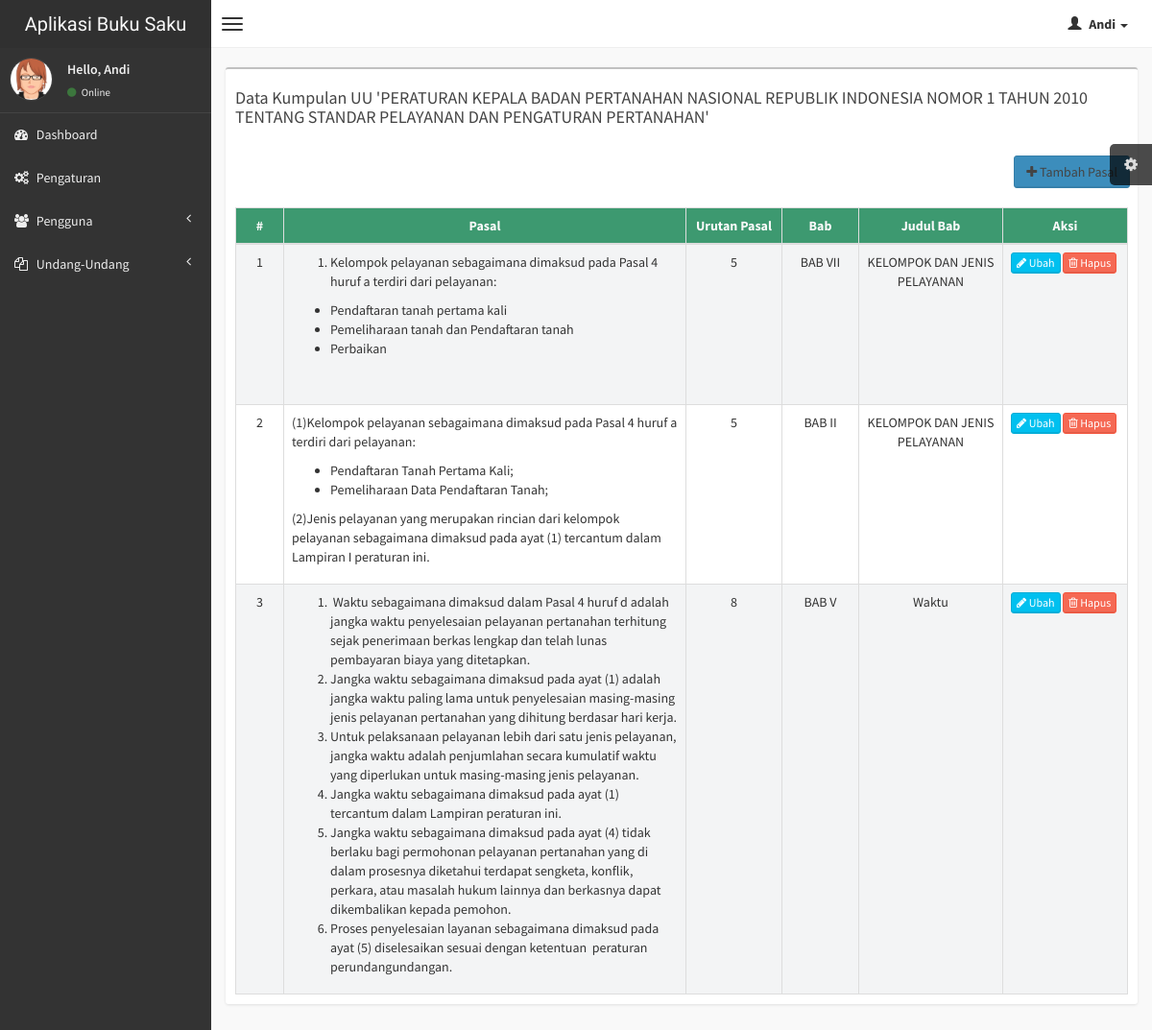
The app's page /pages/form_tambah_pasal_per_nama_uu.php?id=25 (signed in) with its own data.
### tables this page shows
CREATE TABLE `tb_nama_uu` (
  `id` int(11) NOT NULL,
  `nama_uu` varchar(255) NOT NULL,
  `status` varchar(10) NOT NULL,
  `tanggal_pembuatan` timestamp NOT NULL DEFAULT current_timestamp() ON UPDATE current_timestamp()
);

CREATE TABLE `tb_pasal` (
  `id_pasal` int(10) NOT NULL,
  `nomor_bab` varchar(50) NOT NULL,
  `judul_bab` varchar(100) NOT NULL,
  `nomor_urut_pasal` int(3) NOT NULL,
  `isi_pasal` varchar(2000) NOT NULL,
  `nama_uu_pasal` varchar(300) NOT NULL,
  `tanggal_pembuatan` timestamp NOT NULL DEFAULT current_timestamp() ON UPDATE current_timestamp()
);

### pages/form_tambah_pasal_per_nama_uu.php (the view, shortened to what this page needs)
<?php
include '../connect/koneksi.php';
$get_id = $_GET['id'];
?>
<!DOCTYPE html>
<html>
<head>
  <link href="../css/bootstrap.min.css" rel="stylesheet" type="text/css" />
  <link href="../css/font-awesome.min.css" rel="stylesheet" type="text/css" />
  <link href="../css/ionicons.min.css" rel="stylesheet" type="text/css" />
  <link href="../css/morris/morris.css" rel="stylesheet" type="text/css" />
  <link href="../css/jvectormap/jquery-jvectormap-1.2.2.css" rel="stylesheet" type="text/css" />
  <link href="../css/fullcalendar/fullcalendar.css" rel="stylesheet" type="text/css" />
  <link href="../css/daterangepicker/daterangepicker-bs3.css" rel="stylesheet" type="text/css" />
  <link href="../css/bootstrap-wysihtml5/bootstrap3-wysihtml5.min.css" rel="stylesheet" type="text/css" />
  <link href="../css/AdminLTE.css" rel="stylesheet" type="text/css" />
</head>
<body class="skin-black">
  <header class="header">
    <a href="#" class="logo">
      Aplikasi Buku Saku
    </a>
    <nav class="navbar navbar-static-top" role="navigation">
      <a href="#" class="navbar-btn sidebar-toggle" data-toggle="offcanvas" role="button">
        <span class="icon-bar"></span>
        <span class="icon-bar"></span>
        <span class="icon-bar"></span>
      </a>
      <div class="navbar-right">
        <ul class="nav navbar-nav">
          <li class="dropdown user user-menu">
            <a href="#" class="dropdown-toggle" data-toggle="dropdown">
              <i class="glyphicon glyphicon-user"></i>
              <span><?= $_SESSION['nama']; ?> <i class="caret"></i></span>
            </a>
          </li>
        </ul>
      </div>
    </nav>
  </header>
  <div class="wrapper row-offcanvas row-offcanvas-left">
    <aside class="left-side sidebar-offcanvas">
      <section class="sidebar">
        <div class="user-panel">
          <div class="pull-left image">
            <img src="../img/avatar3.png" class="img-circle" alt="User Image" />
          </div>
          <div class="pull-left info">
            <p>Hello, <?= $_SESSION['nama']; ?></p>
            <a href="#"><i class="fa fa-circle text-success"></i> Online</a>
          </div>
        </div>
        <ul class="sidebar-menu">
          <li>
            <a href="../pages/dashboard.php">
              <i class="fa fa-dashboard"></i> <span>Dashboard</span>
            </a>
          </li>
          <li>
            <a href="../pages/pengaturan.php">
              <i class="fa fa-cogs"></i><span> Pengaturan</span>
            </a>
          </li>
          <li class="treeview">
            <a href="#">
              <i class="fa fa-users"></i>
              <span>Pengguna</span>
              <i class="fa fa-angle-left pull-right"></i>
            </a>
          </li>
          <li class="treeview">
            <a href="#">
              <i class="fa fa-copy"></i>
              <span>Undang-Undang</span>
              <i class="fa fa-angle-left pull-right"></i>
            </a>
          </li>
        </ul>
      </section>
    </aside>
    <aside class="right-side">
      <section class="content">
        <div class="row">
          <div class="col-xs-12">
            <div class="box">
              <div class="box-header justify-content-between ml-auto">
                <?php
                $result = mysqli_query($con, "SELECT * FROM tb_nama_uu WHERE id= '$get_id'");
                while ($dt = mysqli_fetch_array($result)) :
                  $db_nama_uu = $dt['nama_uu'];
                ?>
                  <h4 class="box-body">Data Kumpulan UU '<?= $dt['nama_uu'] ?>'</h4>
                  <a href="../pages/form_tambah_pasal.php?id=<?= $dt['id']; ?>" class="btn btn-primary pull-right" style="margin-top: 10px; margin-right: 8px;"><i class="fa fa-plus"></i> Tambah Pasal</a>
                <?php
                endwhile;
                ?>
              </div>
              <div class="box-body table-responsive ">
                <table id="example1" class="table table-bordered table-striped">
                  <thead class="bg-olive">
                    <tr>
                      <th class="text-center" width="50px">#</th>
                      <th class="text-center">Pasal</th>
                      <th class="text-center" width="100px">Urutan Pasal</th>
                      <th class="text-center" width="80px"> Bab</th>
                      <th class="text-center" width="150px">Judul Bab</th>
                      <th class="text-center" width="130px">Aksi</th>
                    </tr>
                  </thead>
                  <tbody>
                    <?php
                    $no = 1;
                    $select_tb_pasal = mysqli_query($con, "SELECT * from tb_pasal WHERE nama_uu_pasal = '$db_nama_uu' ORDER BY nomor_urut_pasal ASC");
                    if (mysqli_num_rows($select_tb_pasal) > 0) {
                      while ($data = mysqli_fetch_array($select_tb_pasal)) {
                        $id_pasal = $data['id_pasal'];
                    ?>
                        <tr>
                          <td class="text-center"><?= $no++; ?></td>
                          <td><?= $data['isi_pasal']; ?></td>
                          <td class="text-center"><?= $data['nomor_urut_pasal']; ?></td>
                          <td class="text-center"><?= $data['nomor_bab']; ?></td>
                          <td class="text-center"><?= $data['judul_bab']; ?></td>
                          <td>
                            <a href="../pages/form_tambah_pasal.php?id=<?=$get_id?>&id_pasal=<?=$id_pasal?>" class="btn btn-info btn-xs"><i class="fa fa-pencil"></i> Ubah</a>
                            <a onclick="return confirm('Anda yakin ingin menghapus data ini ?')" href="../proses/hapus_pasal_per_nama_uu.php?id=<?=$get_id?>&id_pasal=<?=$id_pasal?>" class="btn btn-danger btn-xs"><i class="fa fa-trash-o"></i> Hapus</a>
                          </td>
                        </tr>
                    <?php
                      }
                    } else {
                      echo '
												<tr>
												<td colspan="6" class="text-center">Tidak ada data.</td>
												</tr>
												';
                    }
                    ?>
                  </tbody>
                </table>
              </div>
            </div>
          </div>
        </div>
  </div>
</body>
</html>

### records on screen
tb_nama_uu: nama_uu "PERATURAN KEPALA BADAN PERTANAHAN NASIONAL REPUBLIK INDONESIA NOMOR 1 TAHUN 2010 TENTANG STANDAR PELAYANAN DAN PENGATURAN PERTANAHAN"
tb_pasal: isi_pasal "Kelompok pelayanan sebagaimana dimaksud pada Pasal 4 huruf a terdiri dari pelayanan: Pendaftaran tanah pertama kali Pemeliharaan tanah dan Pendaftaran tanah Perbaikan", nomor_urut_pasal "5", nomor_bab "BAB VII", judul_bab "KELOMPOK DAN JENIS PELAYANAN"
tb_pasal: isi_pasal "(1)Kelompok pelayanan sebagaimana dimaksud pada Pasal 4 huruf a terdiri dari pelayanan: Pendaftaran Tanah Pertama Kali; Pemeliharaan Data Pendaftaran Tanah; (2)Jenis pelayanan yang merupakan rincian dari kelompok pelayanan sebagaimana dimaksud pada ayat (1) tercantum dalam Lampiran I peraturan ini.", nomor_urut_pasal "5", nomor_bab "BAB II", judul_bab "KELOMPOK DAN JENIS PELAYANAN"
tb_pasal: isi_pasal "Waktu sebagaimana dimaksud dalam Pasal 4 huruf d adalah jangka waktu penyelesaian pelayanan pertanahan terhitung sejak penerimaan berkas lengkap dan telah lunas pembayaran biaya yang ditetapkan. Jangka waktu sebagaimana dimaksud pada ayat (1) adalah jangka waktu paling lama untuk penyelesaian masing-masing jenis pelayanan pertanahan yang dihitung berdasar hari kerja. Untuk pelaksanaan pelayanan lebih dari satu jenis pelayanan, jangka waktu adalah penjumlahan secara kumulatif waktu yang diperlukan untuk masing-masing jenis pelayanan. Jangka waktu sebagaimana dimaksud pada ayat (1) tercantum dalam Lampiran peraturan ini. Jangka waktu sebagaimana dimaksud pada ayat (4) tidak berlaku bagi…", nomor_urut_pasal "8", nomor_bab "BAB V", judul_bab "Waktu"

### other values on screen
$_SESSION['nama'] "Andi"
